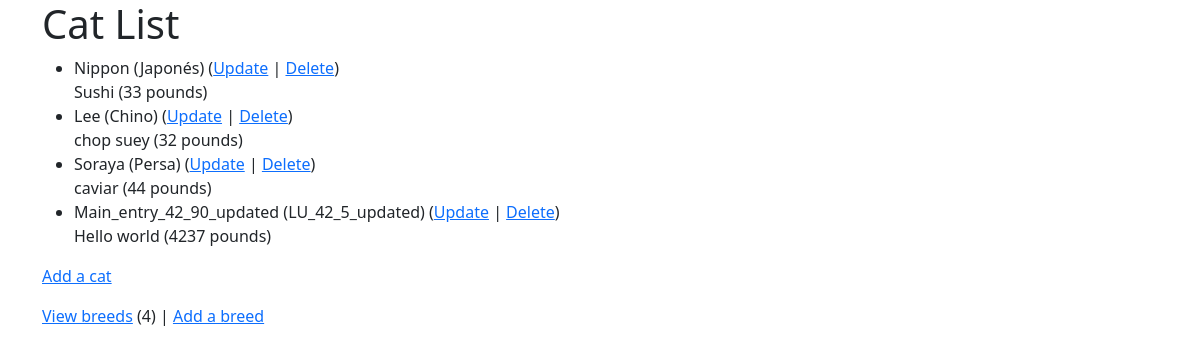
Screenshot of /cats/ (signed in) with the database file from the repository.
### cats/models.py (models this page shows, shortened)
class Cat(models.Model):
    nickname = models.CharField(
            max_length=200,
            validators=[MinLengthValidator(2, "Nickname must be greater than 1 character")]
    )
    weight = models.PositiveIntegerField()
    foods = models.CharField(max_length=300)
    breed = models.ForeignKey('Breed', on_delete=models.CASCADE, null=False)

class Breed(models.Model):
    name = models.CharField(
            max_length=200,
            validators=[MinLengthValidator(2, "Breed must be greater than 1 character")]
    )
    def __str__(self):
        return self.name

### cats/views.py (the view)
# urls.py: path('', views.MainView.as_view(), name='all'),
class MainView(LoginRequiredMixin, View):
    def get(self, request):
        bc = Breed.objects.count()
        cl = Cat.objects.all()
        ctx = {'breed_count': bc, 'cat_list': cl}
        return render(request, 'cats/cat_list.html', ctx)

### home/context_processors.py (called while the page is built)
def settings(request):
    return {
        'settings': django_settings,
    }

### cats/templates/cats/cat_list.html
{% extends "base_bootstrap.html" %}
{% block content %}
  <h1>Cat List</h1>
  {% if cat_list %}
  <ul>
    {% for cat in cat_list %}
      <li>
          {{ cat.nickname }} ({{ cat.breed }})
          (<a href="{% url 'cats:cat_update' cat.id %}">Update</a> |
          <a href="{% url 'cats:cat_delete' cat.id %}">Delete</a>) <br/>
          {{ cat.foods }} ({{ cat.weight }} pounds)
      </li>
    {% endfor %}
  </ul>
  {% else %}
    <p>There are no cats in the library.</p>
  {% endif %}
  <p>
    {% if breed_count > 0 %}
      <a href="{% url 'cats:cat_create' %}">Add a cat</a>
    {% else %}
      Please add a breed before you add an cat.
    {% endif %}
  </p>
  <p>
    <a href="{% url 'cats:breed_list' %}">View breeds</a> ({{ breed_count }}) |
    <a href="{% url 'cats:breed_create' %}">Add a breed</a>
  </p>
{% endblock %}

### rows the page displays
Cat: nickname "Nippon", breed "Japonés", foods "Sushi", weight "33"
Cat: nickname "Lee", breed "Chino", foods "chop suey", weight "32"
Cat: nickname "Soraya", breed "Persa", foods "caviar", weight "44"
Cat: nickname "Main_entry_42_90_updated", breed "LU_42_5_updated", foods "Hello world", weight "4237"

### other values shown
{{ breed_count }} "4"
